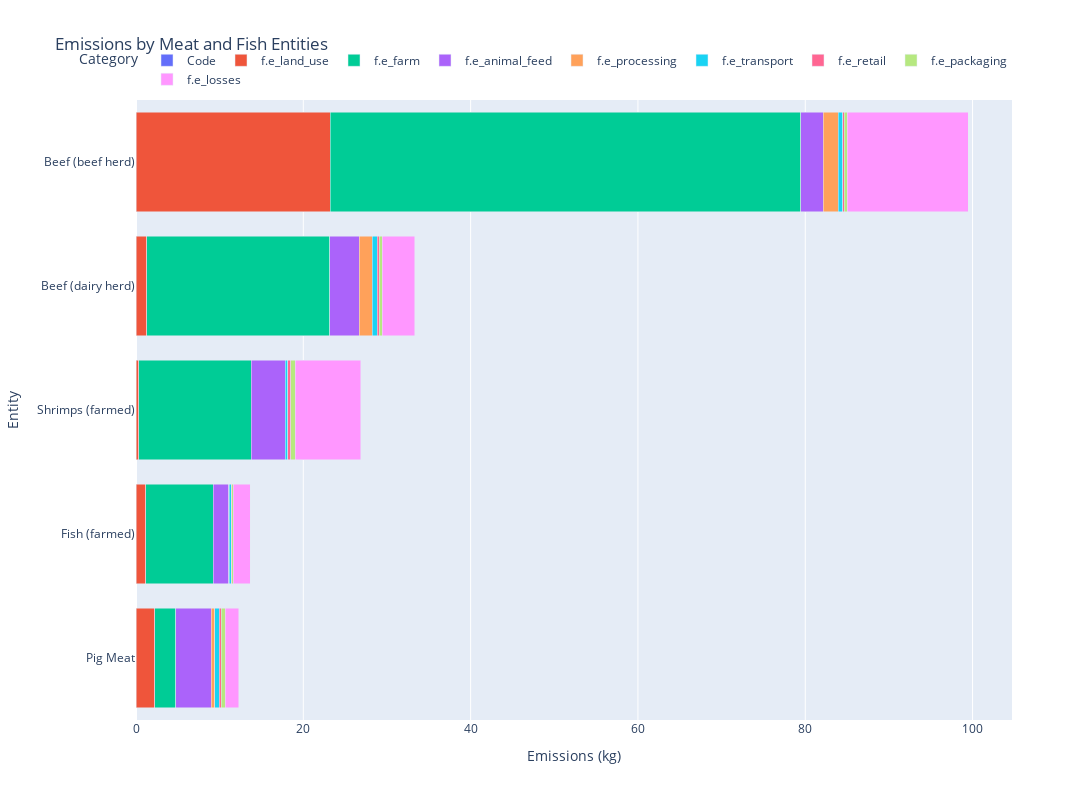

Notebook cell for this chart:
### Code cell
# Filter entities related to meat and fish
meat_fish_entities = emissions_melted[emissions_melted['Entity'].str.contains('Beef|Pork|Pig|Chicken|Fish|Shrimp')]

# Create the plot
fig = px.bar(meat_fish_entities, x='Emissions', y='Entity', color='Category',
             labels={'Emissions': 'Emissions'},
             title='Emissions by Meat and Fish Entities',
             width=1200, height=800)

# Sort entities by total emissions in ascending order
sorted_entities = meat_fish_entities.groupby('Entity')['Emissions'].sum().sort_values().index
fig.update_yaxes(categoryorder='array', categoryarray=sorted_entities)

# Customize the layout for better visibility
fig.update_layout(
    xaxis_title='Emissions (kg)',
    yaxis_title='Entity',
    legend_title='Category',
    legend=dict(orientation='h', yanchor='bottom', y=1.01, xanchor='right', x=1),
    barmode='stack',  # Change to 'group' if you want grouped bars instead of stacked
    autosize=False
)

# Show the plot
fig.show()

### Figure 1 — Plotly figure (JSON) as saved in the notebook; plotly's stock layout.template omitted (floating-point values rounded to 4 significant figures)
{"data": [{"alignmentgroup": "True", "hovertemplate": "Category=Code<br>Emissions=%{x}<br>Entity=%{y}<extra></extra>", "legendgroup": "Code", "marker": {"color": "#636efa", "pattern": {"shape": ""}}, "name": "Code", "offsetgroup": "Code", "orientation": "h", "showlegend": true, "textposition": "auto", "type": "bar", "x": [null, null, null, null, null], "xaxis": "x", "y": ["Beef (beef herd)", "Beef (dairy herd)", "Fish (farmed)", "Pig Meat", "Shrimps (farmed)"], "yaxis": "y"}, {"alignmentgroup": "True", "hovertemplate": "Category=f.e_land_use<br>Emissions=%{x}<br>Entity=%{y}<extra></extra>", "legendgroup": "f.e_land_use", "marker": {"color": "#EF553B", "pattern": {"shape": ""}}, "name": "f.e_land_use", "offsetgroup": "f.e_land_use", "orientation": "h", "showlegend": true, "textposition": "auto", "type": "bar", "x": [23.24, 1.266, 1.195, 2.244, 0.3306], "xaxis": "x", "y": ["Beef (beef herd)", "Beef (dairy herd)", "Fish (farmed)", "Pig Meat", "Shrimps (farmed)"], "yaxis": "y"}, {"alignmentgroup": "True", "hovertemplate": "Category=f.e_farm<br>Emissions=%{x}<br>Entity=%{y}<extra></extra>", "legendgroup": "f.e_farm", "marker": {"color": "#00cc96", "pattern": {"shape": ""}}, "name": "f.e_farm", "offsetgroup": "f.e_farm", "orientation": "h", "showlegend": true, "textposition": "auto", "type": "bar", "x": [56.23, 21.92, 8.056, 2.477, 13.45], "xaxis": "x", "y": ["Beef (beef herd)", "Beef (dairy herd)", "Fish (farmed)", "Pig Meat", "Shrimps (farmed)"], "yaxis": "y"}, {"alignmentgroup": "True", "hovertemplate": "Category=f.e_animal_feed<br>Emissions=%{x}<br>Entity=%{y}<extra></extra>", "legendgroup": "f.e_animal_feed", "marker": {"color": "#ab63fa", "pattern": {"shape": ""}}, "name": "f.e_animal_feed", "offsetgroup": "f.e_animal_feed", "orientation": "h", "showlegend": true, "textposition": "auto", "type": "bar", "x": [2.681, 3.504, 1.834, 4.298, 4.03], "xaxis": "x", "y": ["Beef (beef herd)", "Beef (dairy herd)", "Fish (farmed)", "Pig Meat", "Shrimps (farmed)"], "yaxis": "y"}, {"alignmentgroup": "True", "hovertemplate": "Category=f.e_processing<br>Emissions=%{x}<br>Entity=%{y}<extra></extra>", "legendgroup": "f.e_processing", "marker": {"color": "#FFA15A", "pattern": {"shape": ""}}, "name": "f.e_processing", "offsetgroup": "f.e_processing", "orientation": "h", "showlegend": true, "textposition": "auto", "type": "bar", "x": [1.811, 1.548, 0.0446, 0.4158, 0], "xaxis": "x", "y": ["Beef (beef herd)", "Beef (dairy herd)", "Fish (farmed)", "Pig Meat", "Shrimps (farmed)"], "yaxis": "y"}, {"alignmentgroup": "True", "hovertemplate": "Category=f.e_transport<br>Emissions=%{x}<br>Entity=%{y}<extra></extra>", "legendgroup": "f.e_transport", "marker": {"color": "#19d3f3", "pattern": {"shape": ""}}, "name": "f.e_transport", "offsetgroup": "f.e_transport", "orientation": "h", "showlegend": true, "textposition": "auto", "type": "bar", "x": [0.4941, 0.5924, 0.248, 0.5013, 0.3309], "xaxis": "x", "y": ["Beef (beef herd)", "Beef (dairy herd)", "Fish (farmed)", "Pig Meat", "Shrimps (farmed)"], "yaxis": "y"}, {"alignmentgroup": "True", "hovertemplate": "Category=f.e_retail<br>Emissions=%{x}<br>Entity=%{y}<extra></extra>", "legendgroup": "f.e_retail", "marker": {"color": "#FF6692", "pattern": {"shape": ""}}, "name": "f.e_retail", "offsetgroup": "f.e_retail", "orientation": "h", "showlegend": true, "textposition": "auto", "type": "bar", "x": [0.2335, 0.254, 0.08998, 0.2781, 0.3524], "xaxis": "x", "y": ["Beef (beef herd)", "Beef (dairy herd)", "Fish (farmed)", "Pig Meat", "Shrimps (farmed)"], "yaxis": "y"}, {"alignmentgroup": "True", "hovertemplate": "Category=f.e_packaging<br>Emissions=%{x}<br>Entity=%{y}<extra></extra>", "legendgroup": "f.e_packaging", "marker": {"color": "#B6E880", "pattern": {"shape": ""}}, "name": "f.e_packaging", "offsetgroup": "f.e_packaging", "orientation": "h", "showlegend": true, "textposition": "auto", "type": "bar", "x": [0.3521, 0.3745, 0.1375, 0.4323, 0.5361], "xaxis": "x", "y": ["Beef (beef herd)", "Beef (dairy herd)", "Fish (farmed)", "Pig Meat", "Shrimps (farmed)"], "yaxis": "y"}, {"alignmentgroup": "True", "hovertemplate": "Category=f.e_losses<br>Emissions=%{x}<br>Entity=%{y}<extra></extra>", "legendgroup": "f.e_losses", "marker": {"color": "#FF97FF", "pattern": {"shape": ""}}, "name": "f.e_losses", "offsetgroup": "f.e_losses", "orientation": "h", "showlegend": true, "textposition": "auto", "type": "bar", "x": [14.44, 3.848, 2.027, 1.659, 7.832], "xaxis": "x", "y": ["Beef (beef herd)", "Beef (dairy herd)", "Fish (farmed)", "Pig Meat", "Shrimps (farmed)"], "yaxis": "y"}], "layout": {"autosize": false, "barmode": "stack", "height": 800, "legend": {"orientation": "h", "title": {"text": "Category"}, "tracegroupgap": 0, "x": 1, "xanchor": "right", "y": 1.01, "yanchor": "bottom"}, "title": {"text": "Emissions by Meat and Fish Entities"}, "width": 1200, "xaxis": {"anchor": "y", "domain": [0, 1], "title": {"text": "Emissions (kg)"}}, "yaxis": {"anchor": "x", "categoryarray": ["Pig Meat", "Fish (farmed)", "Shrimps (farmed)", "Beef (dairy herd)", "Beef (beef herd)"], "categoryorder": "array", "domain": [0, 1], "title": {"text": "Entity"}}}}
